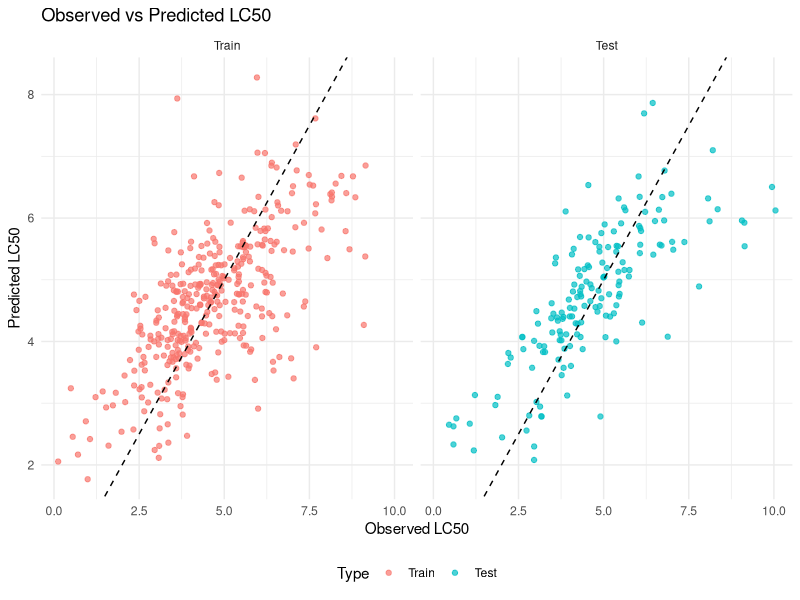
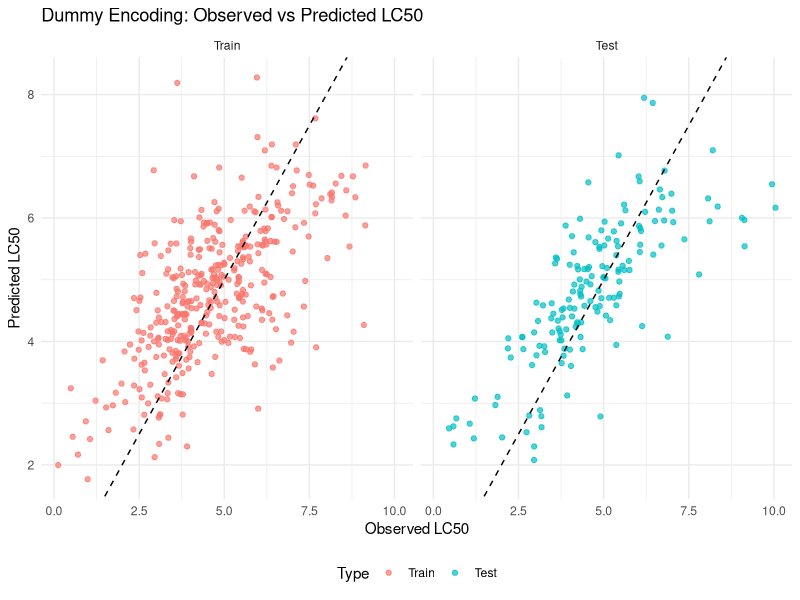
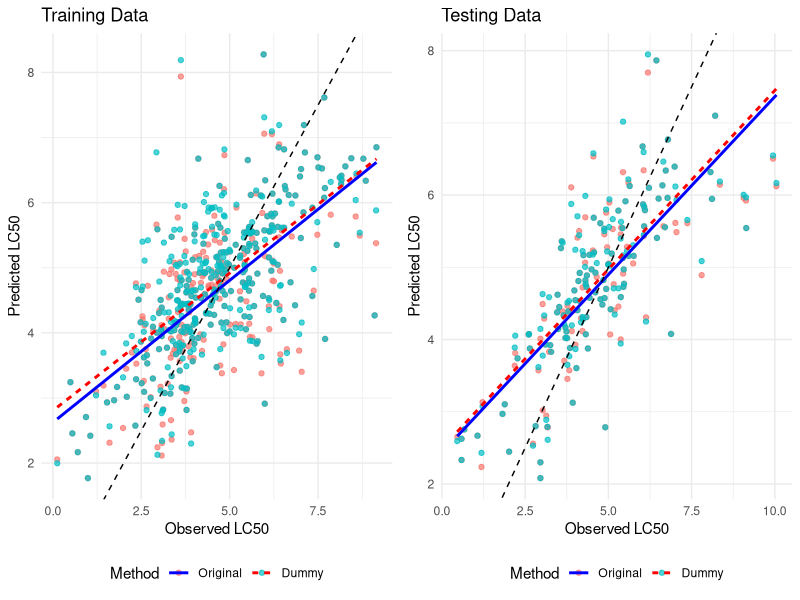
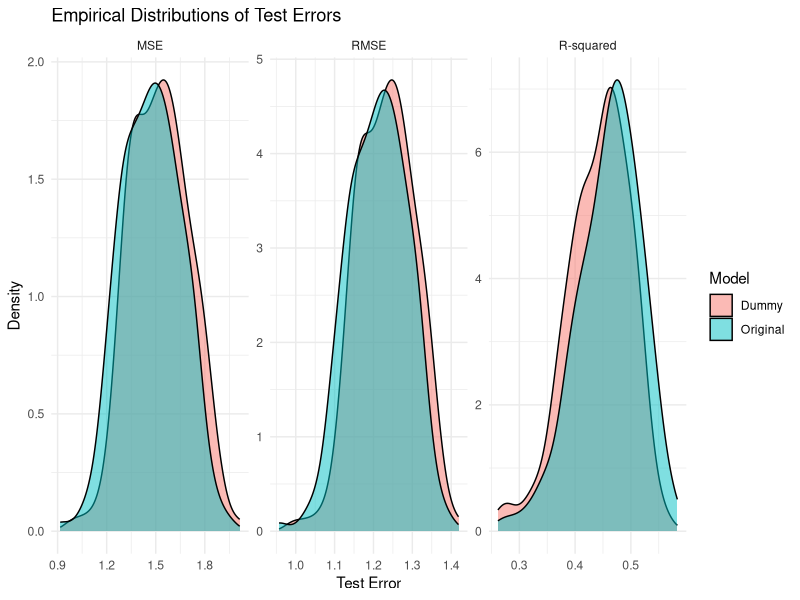
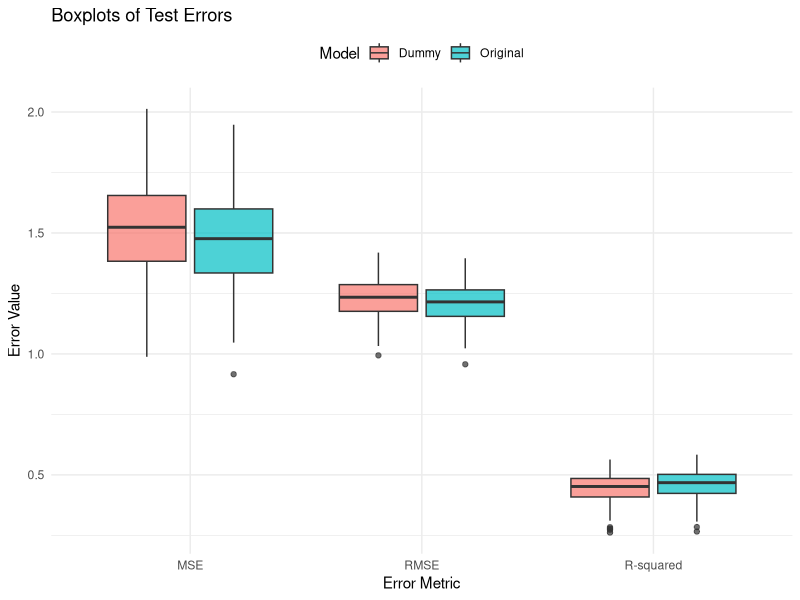

These charts were generated, in order, by the following R code:
## ---- chunk 1
knitr::opts_chunk$set(echo = TRUE)
## ---- chunk 2
library(caTools)
library(ggplot2)
library(gridExtra)
## ---- chunk 3
data <- read.csv("qsar_aquatic_toxicity.csv", sep = ";", header = FALSE)
names(data) <- c(
    "TPSA",
    "SAacc",
    "H050",
    "MLOGP",
    "RDCHI",
    "GATS1p",
    "nN",
    "C040",
    "LC50"
)

head(data)
## ---- chunk 4
# Use 70% of dataset as training set and remaining 30% as testing set
sample <- sample.split(data$LC50, SplitRatio = 0.7)
train  <- subset(data, sample == TRUE)
test   <- subset(data, sample == FALSE)
## ---- chunk 5
cat("Dimension of Training Set:", paste(dim(train), collapse = "x"), "\nDimension of Test Set:", paste(dim(test), collapse = "x"), "\n")
## ---- chunk 6
train_i = train
test_i = test
## ---- chunk 7
# Fit linear regression model on training data
model <- lm(LC50 ~ ., data=train_i)

summary(model)
## ---- chunk 8
# Predict on training and test datasets
pred_train <- predict(model, newdata=train_i)
pred_test <- predict(model, newdata=test_i)
## ---- chunk 9
# Adding predictions columns to the datasets
train_i$predicted_LC50 <- pred_train
test_i$predicted_LC50 <- pred_test
## ---- chunk 10
# Evaluate model: calculate MSE, RMSE, and R-squared for training and test sets
mse_train <- mean((train_i$LC50 - train_i$predicted_LC50)^2)
rmse_train <- sqrt(mse_train)
r2_train <- 1 - (sum((train_i$LC50 - train_i$predicted_LC50)^2) / sum((train_i$LC50 - mean(train_i$LC50))^2))

mse_test <- mean((test_i$LC50 - test_i$predicted_LC50)^2)
rmse_test <- sqrt(mse_test)
r2_test <- 1 - (sum((test_i$LC50 - test_i$predicted_LC50)^2) / sum((test_i$LC50 - mean(test_i$LC50))^2))
## ---- chunk 11
cat(paste0(
  "Training Metrics:\n",
  "MSE (Train): ", mse_train, "\n",
  "RMSE (Train): ", rmse_train, "\n",
  "R-squared (Train): ", r2_train, "\n\n",
  
  "Test Metrics:\n",
  "MSE (Test): ", mse_test, "\n",
  "RMSE (Test): ", rmse_test, "\n",
  "R-squared (Test): ", r2_test, "\n"
))
## ---- chunk 12
# Combine data for plotting
train_i$Type <- 'Train'
test_i$Type <- 'Test'
combined_data <- rbind(train_i, test_i)

combined_data$Type <- factor(combined_data$Type, levels = c('Train', 'Test'))

# Plotting observed vs predicted LC50 values
ggplot(combined_data, aes(x = LC50, y = predicted_LC50, color = Type)) +
  geom_point(alpha = 0.7) +
  geom_abline(intercept = 0, slope = 1, linetype = "dashed") +
  labs(title = "Observed vs Predicted LC50", x = "Observed LC50", y = "Predicted LC50") +
  theme_minimal() +
  facet_wrap(~Type) +
  theme(legend.position = "bottom")
## ---- chunk 13
# To make sure we use the same split in (i)
train_ii = train
test_ii = test
## ---- chunk 14
# Transform 3 count variable (H050, nN, C040) into 0/1 in train and test datasets

train_ii$H050 <- ifelse(train_ii$H050 > 0, 1, 0)
train_ii$nN <- ifelse(train_ii$nN > 0, 1, 0)
train_ii$C040 <- ifelse(train_ii$C040 > 0, 1, 0)

test_ii$H050 <- ifelse(test_ii$H050 > 0, 1, 0)
test_ii$nN <- ifelse(test_ii$nN > 0, 1, 0)
test_ii$C040 <- ifelse(test_ii$C040 > 0, 1, 0)
## ---- chunk 15
head(train_ii)
## ---- chunk 16
# Fit linear regression model on transformed training data
model_transform_dummy <- lm(LC50 ~ ., data = train_ii)

summary(model_transform_dummy)
## ---- chunk 17
# Predict on training and test datasets
pred_train_transform_dummy <- predict(model, newdata=train_ii)
pred_test_transform_dummy <- predict(model, newdata=test_ii)
## ---- chunk 18
# Adding predictions columns to the datasets
train_ii$predicted_LC50 <- pred_train_transform_dummy
test_ii$predicted_LC50 <- pred_test_transform_dummy
## ---- chunk 19
# Evaluate model: calculate MSE, RMSE, and R-squared for training and test sets
mse_train_transform_dummy <- mean((train_ii$LC50 - train_ii$predicted_LC50)^2)
rmse_train_transform_dummy <- sqrt(mse_train_transform_dummy)
r2_train_transform_dummy <- 1 - (sum((train_ii$LC50 - train_ii$predicted_LC50)^2) / sum((train_ii$LC50 - mean(train_ii$LC50))^2))

mse_test_transform_dummy <- mean((test_ii$LC50 - test_ii$predicted_LC50)^2)
rmse_test_transform_dummy <- sqrt(mse_test_transform_dummy)
r2_test_transform_dummy <- 1 - (sum((test_ii$LC50 - test_ii$predicted_LC50)^2) / sum((test_ii$LC50 - mean(test_ii$LC50))^2))
## ---- chunk 20
cat(paste0(
  "Training Metrics:\n",
  "MSE (Train): ", mse_train_transform_dummy, "\n",
  "RMSE (Train): ", rmse_train_transform_dummy, "\n",
  "R-squared (Train): ", r2_train_transform_dummy, "\n\n",
  
  "Test Metrics:\n",
  "MSE (Test): ", mse_test_transform_dummy, "\n",
  "RMSE (Test): ", rmse_test_transform_dummy, "\n",
  "R-squared (Test): ", r2_test_transform_dummy, "\n"
))
## ---- chunk 21
# Combine data for plotting
train_ii$Type <- 'Train'
test_ii$Type <- 'Test'
combined_data <- rbind(train_ii, test_ii)

combined_data$Type <- factor(combined_data$Type, levels = c('Train', 'Test'))

# Plotting observed vs predicted LC50 values
ggplot(combined_data, aes(x = LC50, y = predicted_LC50, color = Type)) +
  geom_point(alpha = 0.7) +
  geom_abline(intercept = 0, slope = 1, linetype = "dashed") +
  labs(title = "Dummy Encoding: Observed vs Predicted LC50", x = "Observed LC50", y = "Predicted LC50") +
  theme_minimal() +
  facet_wrap(~Type) +
  theme(legend.position = "bottom")
## ---- chunk 22
# Prepare combined data
train_combined <- train_i[, c("LC50", "predicted_LC50")]
train_combined$Method <- 'Original'
train_combined$Type <- 'Train'
train_ii_combined <- train_ii[, c("LC50", "predicted_LC50")]
train_ii_combined$Method <- 'Dummy'
train_ii_combined$Type <- 'Train'
train_combined_all <- rbind(train_combined, train_ii_combined)

test_combined <- test_i[, c("LC50", "predicted_LC50")]
test_combined$Method <- 'Original'
test_combined$Type <- 'Test'
test_ii_combined <- test_ii[, c("LC50", "predicted_LC50")]
test_ii_combined$Method <- 'Dummy'
test_ii_combined$Type <- 'Test'
test_combined_all <- rbind(test_combined, test_ii_combined)

# Convert 'Method' and 'Type' to factors
train_combined_all$Method <- factor(train_combined_all$Method, levels = c('Original', 'Dummy'))
test_combined_all$Method <- factor(test_combined_all$Method, levels = c('Original', 'Dummy'))

# Function to draw regression lines
add_regression_lines <- function(df, original_model, dummy_model) {
  ggplot(df, aes(x = LC50, y = predicted_LC50, color = Method)) +
    geom_point(alpha = 0.7) +
    geom_smooth(method = "lm", formula = y ~ x, se = FALSE, 
                aes(linetype = Method), 
                data = df[df$Method == 'Original', ], 
                color = 'blue') +
    geom_smooth(method = "lm", formula = y ~ x, se = FALSE, 
                aes(linetype = Method), 
                data = df[df$Method == 'Dummy', ], 
                color = 'red') +
    geom_abline(intercept = 0, slope = 1, linetype = "dashed") +
    labs(x = "Observed LC50", y = "Predicted LC50", title = df$Type[1]) +
    theme_minimal() +
    theme(legend.position = "bottom")
}

# Plot training data with both regression lines
train_plot <- add_regression_lines(train_combined_all, model, model_transform_dummy)
train_plot <- train_plot + labs(title = "Training Data")

# Plot testing data with both regression lines
test_plot <- add_regression_lines(test_combined_all, model, model_transform_dummy)
test_plot <- test_plot + labs(title = "Testing Data")

# Display plots side by side
grid.arrange(train_plot, test_plot, ncol = 2)
## ---- chunk 23
# Initialize vectors to store test errors
mse_test_errors_i <- numeric(200)
rmse_test_errors_i <- numeric(200)
r2_test_errors_i <- numeric(200)
mse_test_errors_ii <- numeric(200)
rmse_test_errors_ii <- numeric(200)
r2_test_errors_ii <- numeric(200)

# Repeat the procedure 200 times
set.seed(2)
for (i in 1:200) {
  # Split the data
  sample <- sample.split(data$LC50, SplitRatio = 0.7)
  train <- subset(data, sample == TRUE)
  test <- subset(data, sample == FALSE)
  
  # Option (i): Original model
  model <- lm(LC50 ~ ., data=train)
  pred_test_i <- predict(model, newdata=test)
  mse_test_i <- mean((test$LC50 - pred_test_i)^2)
  rmse_test_i <- sqrt(mse_test_i)
  r2_test_i <- 1 - (sum((test$LC50 - pred_test_i)^2) / sum((test$LC50 - mean(test$LC50))^2))
  
  # Option (ii): Dummy encoding
  train$H050 <- ifelse(train$H050 > 0, 1, 0)
  train$nN <- ifelse(train$nN > 0, 1, 0)
  train$C040 <- ifelse(train$C040 > 0, 1, 0)
  
  test$H050 <- ifelse(test$H050 > 0, 1, 0)
  test$nN <- ifelse(test$nN > 0, 1, 0)
  test$C040 <- ifelse(test$C040 > 0, 1, 0)
  
  model_ii <- lm(LC50 ~ ., data = train)
  pred_test_ii <- predict(model_ii, newdata = test)
  mse_test_ii <- mean((test$LC50 - pred_test_ii)^2)
  rmse_test_ii <- sqrt(mse_test_ii)
  r2_test_ii <- 1 - (sum((test$LC50 - pred_test_ii)^2) / sum((test$LC50 - mean(test$LC50))^2))
  
  # Record the test errors
  mse_test_errors_i[i] <- mse_test_i
  rmse_test_errors_i[i] <- rmse_test_i
  r2_test_errors_i[i] <- r2_test_i
  
  mse_test_errors_ii[i] <- mse_test_ii
  rmse_test_errors_ii[i] <- rmse_test_ii
  r2_test_errors_ii[i] <- r2_test_ii
}
## ---- chunk 24
# Calculate and print average test errors
average_test_error_i <- mean(mse_test_errors_i)
average_rmse_error_i <- mean(rmse_test_errors_i)
average_r2_error_i <- mean(r2_test_errors_i)

average_test_error_ii <- mean(mse_test_errors_ii)
average_rmse_error_ii <- mean(rmse_test_errors_ii)
average_r2_error_ii <- mean(r2_test_errors_ii)

cat(paste0(
  "Average Test Errors (Original Model):\n",
  "MSE: ", average_test_error_i, "\n",
  "RMSE: ", average_rmse_error_i, "\n",
  "R-squared: ", average_r2_error_i, "\n\n",
  
  "Average Test Errors (Dummy Model):\n",
  "MSE: ", average_test_error_ii, "\n",
  "RMSE: ", average_rmse_error_ii, "\n",
  "R-squared: ", average_r2_error_ii, "\n"
))
## ---- chunk 25
# Create data frames for plotting
errors_df_mse <- data.frame(
  Error = c(mse_test_errors_i, mse_test_errors_ii),
  Metric = 'MSE',
  Model = factor(rep(c("Original", "Dummy"), each = 200))
)
errors_df_rmse <- data.frame(
  Error = c(rmse_test_errors_i, rmse_test_errors_ii),
  Metric = 'RMSE',
  Model = factor(rep(c("Original", "Dummy"), each = 200))
)
errors_df_r2 <- data.frame(
  Error = c(r2_test_errors_i, r2_test_errors_ii),
  Metric = 'R-squared',
  Model = factor(rep(c("Original", "Dummy"), each = 200))
)
errors_df <- rbind(errors_df_mse, errors_df_rmse, errors_df_r2)

# Ensure the 'Metric' factor has the correct level order
errors_df$Metric <- factor(errors_df$Metric, levels = c('MSE', 'RMSE', 'R-squared'))

# Plot the empirical distributions of the test errors
ggplot(errors_df, aes(x = Error, fill = Model)) +
  geom_density(alpha = 0.5) +
  facet_wrap(~ Metric, scales = "free") +
  labs(title = "Empirical Distributions of Test Errors", x = "Test Error", y = "Density") +
  theme_minimal()
## ---- chunk 26
# Plot the empirical distributions of the test errors using boxplots
ggplot(errors_df, aes(x = Metric, y = Error, fill = Model)) +
  geom_boxplot(alpha = 0.7) +
  labs(title = "Boxplots of Test Errors", x = "Error Metric", y = "Error Value") +
  theme_minimal() +
  theme(legend.position = "top")
